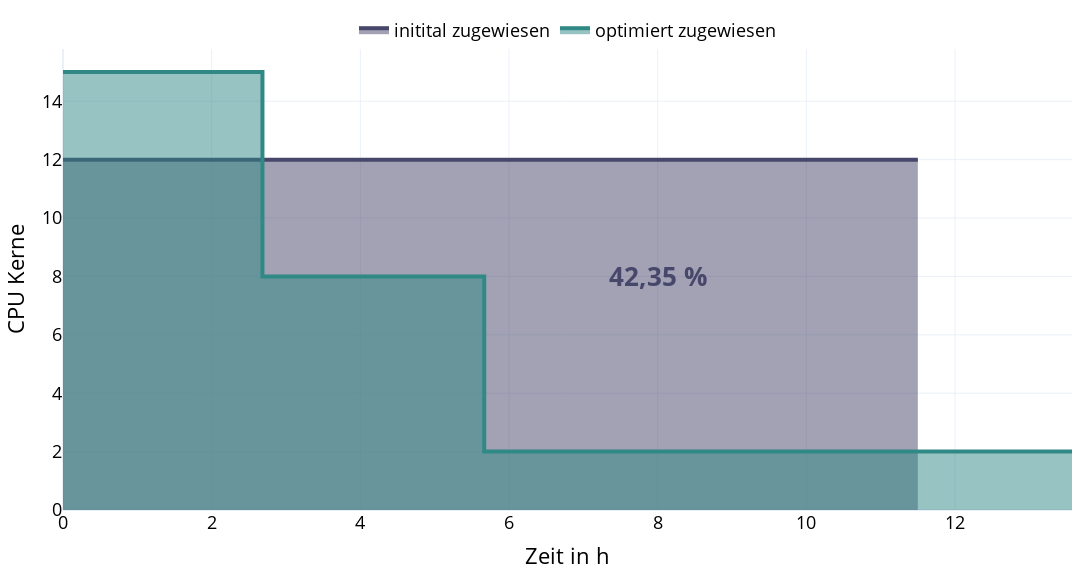

This figure's notebook cell:
### Code cell
figure_aoc_cpu_compared = go.Figure()

df_CPU_v04 = pd.DataFrame(
    {
        "step": ["megSAPma", "megSAPvc", "megSAPcn", "megSAPsv", "megSAPdb"],
        "allocated": [15, 8, 2, 2, 2],
        "used": [15 * 0.211, 8 * 0.588, 2 * 0.468, 2 * 0.91, 2 * 0.114],
        "time": [
            pd.Timedelta("2 hours 41 min"),
            pd.Timedelta("2 hours 41 min") + pd.Timedelta("2 hours 59 min"),
            pd.Timedelta("2 hours 41 min")
            + pd.Timedelta("2 hours 59 min")
            + pd.Timedelta("6 hours 23 min"),
            pd.Timedelta("2 hours 41 min")
            + pd.Timedelta("2 hours 59 min")
            + pd.Timedelta("6 hours 23 min")
            + pd.Timedelta("1 hours 28 min"),
            pd.Timedelta("2 hours 41 min")
            + pd.Timedelta("2 hours 59 min")
            + pd.Timedelta("6 hours 23 min")
            + pd.Timedelta("1 hours 28 min")
            + pd.Timedelta("3 min 26 s"),
        ],
    }
)

figure_aoc_cpu_compared.add_trace(
    go.Scatter(
        x=[0, 11.5],
        y=[12, 12],
        fill="tozeroy",
        line_color=BENE_COLORS[0],
        line_width=4,
        mode="lines",
        name="initital zugewiesen",
    )
)

figure_aoc_cpu_compared.add_trace(
    go.Scatter(
        x=pd.concat([pd.Series([0]), df_CPU_v04["time"].dt.total_seconds() / 60 / 60]),
        y=pd.concat([pd.Series([df_CPU_v04["allocated"][0]]), df_CPU_v04["allocated"]]),
        fill="tozeroy",
        line_color=BENE_COLORS[2],
        line_width=4,
        line_shape="vh",
        mode="lines",
        name="optimiert zugewiesen",
    )
)

figure_aoc_cpu_compared.update_layout(
    dict(
        paper_bgcolor="rgba(0,0,0,0)",
        margin=dict(l=20, r=20, t=20, b=20),
        showlegend=True,
        legend=dict(orientation="h", yanchor="bottom", y=1, xanchor="center", x=0.5),
        xaxis_title="Zeit in h",
        yaxis_title="CPU Kerne",
        width=1152,
        height=576,
    )
)
figure_aoc_cpu_compared.add_annotation(
    x=8,
    y=8,
    text="<b>42,35 %</b>",
    showarrow=False,
    yshift=0,
    font=dict(size=26, color=BENE_COLORS[0]),
)

figure_aoc_cpu_compared.write_image("figure_aoc_cpu_compared.svg")
figure_aoc_cpu_compared.show()

### Figure 1 — Plotly figure (JSON) as saved in the notebook; plotly's stock layout.template omitted (floating-point values rounded to 4 significant figures)
{"data": [{"fill": "tozeroy", "line": {"color": "#47476B", "width": 4}, "mode": "lines", "name": "initital zugewiesen", "type": "scatter", "x": [0, 11.5], "y": [12, 12]}, {"fill": "tozeroy", "line": {"color": "#318986", "shape": "vh", "width": 4}, "mode": "lines", "name": "optimiert zugewiesen", "type": "scatter", "x": [0, 2.683, 5.667, 12.05, 13.52, 13.57], "y": [15, 15, 8, 2, 2, 2]}], "layout": {"annotations": [{"font": {"color": "#47476B", "size": 26}, "showarrow": false, "text": "<b>42,35 %</b>", "x": 8, "y": 8, "yshift": 0}], "height": 576, "legend": {"orientation": "h", "x": 0.5, "xanchor": "center", "y": 1, "yanchor": "bottom"}, "margin": {"b": 20, "l": 20, "r": 20, "t": 20}, "paper_bgcolor": "rgba(0,0,0,0)", "showlegend": true, "width": 1152, "xaxis": {"title": {"text": "Zeit in h"}}, "yaxis": {"title": {"text": "CPU Kerne"}}}}
